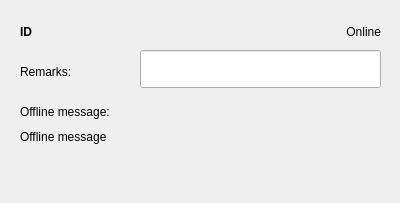
<?xml version="1.0" encoding="UTF-8"?>
<ui version="4.0">
 <class>AccountInfoDialog</class>
 <widget class="QDialog" name="AccountInfoDialog">
  <property name="geometry">
   <rect>
    <x>0</x>
    <y>0</y>
    <width>400</width>
    <height>203</height>
   </rect>
  </property>
  <property name="windowTitle">
   <string>Dialog</string>
  </property>
  <widget class="QLabel" name="labelID">
   <property name="geometry">
    <rect>
     <x>20</x>
     <y>20</y>
     <width>261</width>
     <height>24</height>
    </rect>
   </property>
   <property name="font">
    <font>
     <weight>75</weight>
     <bold>true</bold>
    </font>
   </property>
   <property name="text">
    <string>ID</string>
   </property>
   <property name="textInteractionFlags">
    <set>Qt::LinksAccessibleByMouse|Qt::TextSelectableByKeyboard|Qt::TextSelectableByMouse</set>
   </property>
  </widget>
  <widget class="QLabel" name="label_2">
   <property name="geometry">
    <rect>
     <x>20</x>
     <y>60</y>
     <width>111</width>
     <height>24</height>
    </rect>
   </property>
   <property name="text">
    <string>Remarks:</string>
   </property>
  </widget>
  <widget class="QLineEdit" name="textRemarks">
   <property name="geometry">
    <rect>
     <x>140</x>
     <y>50</y>
     <width>241</width>
     <height>38</height>
    </rect>
   </property>
  </widget>
  <widget class="QLabel" name="label_3">
   <property name="geometry">
    <rect>
     <x>20</x>
     <y>100</y>
     <width>161</width>
     <height>24</height>
    </rect>
   </property>
   <property name="text">
    <string>Offline message:</string>
   </property>
  </widget>
  <widget class="QLabel" name="labelOfflineMsg">
   <property name="geometry">
    <rect>
     <x>20</x>
     <y>130</y>
     <width>361</width>
     <height>51</height>
    </rect>
   </property>
   <property name="text">
    <string>Offline message</string>
   </property>
   <property name="alignment">
    <set>Qt::AlignLeading|Qt::AlignLeft|Qt::AlignTop</set>
   </property>
   <property name="textInteractionFlags">
    <set>Qt::LinksAccessibleByMouse|Qt::TextSelectableByKeyboard|Qt::TextSelectableByMouse</set>
   </property>
  </widget>
  <widget class="QLabel" name="labelOnlineState">
   <property name="geometry">
    <rect>
     <x>280</x>
     <y>20</y>
     <width>101</width>
     <height>24</height>
    </rect>
   </property>
   <property name="text">
    <string>Online</string>
   </property>
   <property name="alignment">
    <set>Qt::AlignRight|Qt::AlignTrailing|Qt::AlignVCenter</set>
   </property>
  </widget>
 </widget>
 <resources/>
 <connections/>
</ui>
